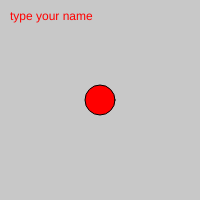
Frame 1 (no input)
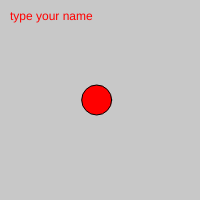
Frame 60 (no input)
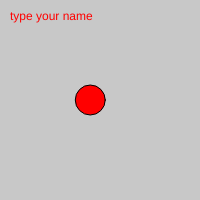
Frame 120 (the mouse pressed at the canvas centre since frame 60)

The p5.js sketch that drew these frames (run headless with seeded random() and noise() and a simulated clock; from frame 60 on, the mouse is pressed at the canvas centre):

// p5.js sketch
// ── sketch.js
var canvas;
var h1;
var p;
var x = 100;
var y = 100;
var bgcolor;
var b;
var b2;
var on;
var slid;
var diam;
var input;
var nameP;

function setup() {
  p = createP("I am developing web skills");
  canvas = createCanvas(200, 200);
  createP('');
  slid = createSlider(10, 50, 30);
  nameP = createP('Name');
  b = createButton("press me");
  b2 = createButton("button 2");
  bgcolor = color(200);
  b2.mousePressed(boxAppear);
  b.mousePressed(changeColor);
  diam = slid.value();
  createP('');
  input = createInput('type your name');
  //h1 = createElement('h1', 'Waiting');
  //h1.position(400, 600)
}

function draw() {
  //clear();
  background(bgcolor);
  diam = slid.value();
  fill(255, 0, 0);
  ellipse(x, y, diam, diam);
  x = x + random(-5, 5);
  //h1.position(x, y);
  if (on) {
    fill(0, 255, 0);
    stroke(255);
    text("clicked!", 25, 25);
    ellipse(0, 0, 25, 25);
    rect(25, 25, 50, 20);
  }
  nameP.html(input.value());
  text(input.value(), 10, 20);
}

function mousePressed() {
  //changeColor();
}

function boxAppear() {
  on = true;

}

// make button a callback 
function changeColor() {
  bgcolor = color(255, 0, 255);

}
// ── Ball.js
class Ball {
    constructor() {
        this.x = 5;
        this.y = 10;
        this.ht = 25;
    }
    display() {
        ellipse(this.x, this.y, this.ht, this.ht);
    }
    update() {
        this.x++;
        this.y++;
    }
}
